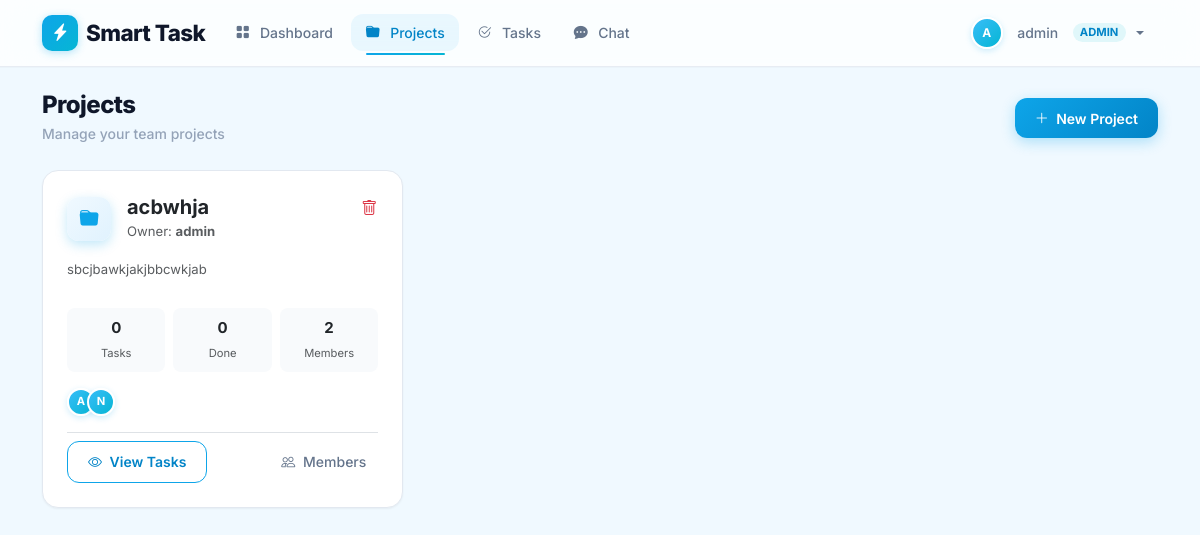
Page /projects (signed in) on the earlier database version.
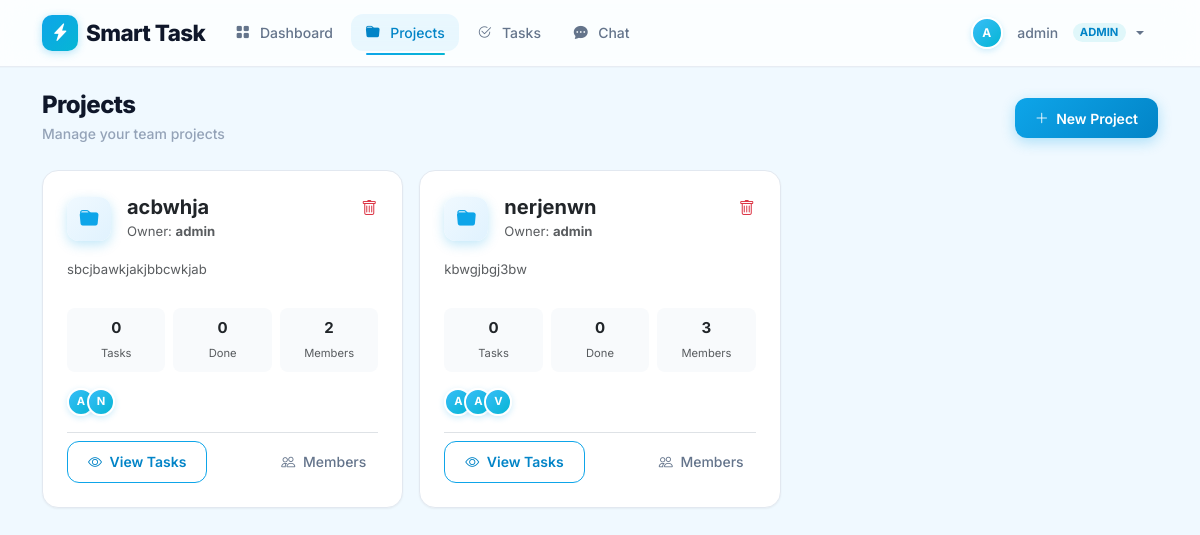
Same page on the later database version.
### app.py (models this page shows)
class Project(db.Model):
    id = db.Column(db.Integer, primary_key=True)
    name = db.Column(db.String(100), nullable=False)
    description = db.Column(db.Text, nullable=True)
    owner_id = db.Column(db.Integer, db.ForeignKey('user.id'), nullable=False)
    created_at = db.Column(db.DateTime, default=datetime.utcnow)
    tasks = db.relationship('Task', backref='project', lazy=True, cascade='all, delete-orphan')

class User(db.Model):
    id = db.Column(db.Integer, primary_key=True)
    username = db.Column(db.String(80), unique=True, nullable=False)
    email = db.Column(db.String(120), unique=True, nullable=False)
    password = db.Column(db.String(200), nullable=False)
    role = db.Column(db.String(20), default='member')  # admin or member
    created_at = db.Column(db.DateTime, default=datetime.utcnow)
    owned_projects = db.relationship('Project', backref='owner', lazy=True, foreign_keys='Project.owner_id')
    member_projects = db.relationship('Project', secondary=project_members, backref='members')
    assigned_tasks = db.relationship('Task', backref='assignee', lazy=True, foreign_keys='Task.assigned_to')
    created_tasks = db.relationship('Task', backref='creator', lazy=True, foreign_keys='Task.created_by')

### app.py (the view)
@app.route('/projects')
@login_required
def projects():
    user = User.query.get(session['user_id'])
    if user.role == 'admin':
        all_projects = Project.query.all()
    else:
        all_projects = Project.query.filter(
            (Project.owner_id == user.id) |
            (Project.members.any(id=user.id))
        ).all()
    for proj in all_projects:
        proj.task_count = len(proj.tasks)
    users = User.query.all()
    return render_template('projects.html', projects=all_projects, users=users, user=user)

### app.py (called while the page is built)
def login_required(f):
    @wraps(f)
    def decorated_function(*args, **kwargs):
        if 'user_id' not in session:
            flash('Please login first.', 'error')
            return redirect(url_for('login'))
        return f(*args, **kwargs)
    return decorated_function

@app.context_processor
def inject_unread_messages():
    has_unread = False
    if 'user_id' in session:
        try:
            user_id = session['user_id']
            chat_status = UserChatStatus.query.filter_by(user_id=user_id).first()
            last_read = chat_status.last_read_at if chat_status else datetime.min
            unread = Message.query.filter(
                (Message.created_at > last_read) &
                (Message.sender_id != user_id) &
                (
                    (Message.receiver_id == user_id) |
                    (Message.is_broadcast == True) |
                    (Message.group_id != None)
                )
            ).first()
            has_unread = unread is not None
        except Exception:
            pass  # Table may not exist yet
    return dict(has_unread_messages=has_unread)

### templates/projects.html (shortened to what this page needs)
{% extends "base.html" %}
{% block content %}
<div class="d-flex justify-content-between align-items-center mb-4 flex-wrap gap-3">
    <div class="page-header mb-0">
        <h2 class="mb-1">Projects</h2>
        <p class="mb-0">Manage your team projects</p>
    </div>
    {% if user.role == 'admin' %}
    <button class="btn btn-primary" data-bs-toggle="modal" data-bs-target="#createProjectModal">
        <i class="bi bi-plus-lg me-1"></i> New Project
    </button>
    {% endif %}
</div>
<div class="row g-3">
    {% for project in projects %}
    {% set total_tasks = project.tasks|length %}
    {% set done_tasks = project.tasks|selectattr('status', 'equalto', 'Done')|list|length %}
    {% set completion = (done_tasks / total_tasks * 100) if total_tasks > 0 else 0 %}
    <div class="col-md-6 col-lg-4">
        <div class="card card-hover p-4 h-100 animate-fade-up delay-{{ loop.index }}">
            <div class="d-flex justify-content-between align-items-start mb-3">
                <div class="d-flex align-items-center gap-3">
                    <div class="stat-icon flex-shrink-0" style="background: linear-gradient(135deg, #f0f9ff, #e0f2fe); color: #0ea5e9;">
                        <i class="bi bi-folder-fill"></i>
                    </div>
                    <div>
                        <h5 class="fw-bold mb-0">{{ project.name }}</h5>
                        <small class="text-muted">Owner: <strong>{{ project.owner.username }}</strong></small>
                    </div>
                </div>
                {% if user.role == 'admin' %}
                <form method="POST" action="{{ url_for('delete_project', project_id=project.id) }}" class="d-inline" onsubmit="return confirm('Delete this project?');">
                    <button type="submit" class="btn btn-link text-danger p-0"><i class="bi bi-trash"></i></button>
                </form>
                {% endif %}
            </div>
            <p class="text-muted small mb-3" style="min-height:2.5em;">{{ project.description or 'No description' }}</p>
            <div class="row g-2 mb-3 text-center">
                <div class="col-4">
                    <div class="p-2 rounded-3" style="background: #f8fafc;">
                        <div class="fw-bold text-dark">{{ total_tasks }}</div>
                        <small class="text-muted" style="font-size:0.7rem;">Tasks</small>
                    </div>
                </div>
                <div class="col-4">
                    <div class="p-2 rounded-3" style="background: #f8fafc;">
                        <div class="fw-bold text-dark">{{ done_tasks }}</div>
                        <small class="text-muted" style="font-size:0.7rem;">Done</small>
                    </div>
                </div>
                <div class="col-4">
                    <div class="p-2 rounded-3" style="background: #f8fafc;">
                        <div class="fw-bold text-dark">{{ project.members|length + 1 }}</div>
                        <small class="text-muted" style="font-size:0.7rem;">Members</small>
                    </div>
                </div>
            </div>
            <div class="d-flex align-items-center mb-3">
                <div class="avatar-group">
                    <div class="avatar-circle" style="width:28px;height:28px;font-size:0.7rem;" title="{{ project.owner.username }}">{{ project.owner.username[0]|upper }}</div>
                    {% for member in project.members[:3] %}
                    <div class="avatar-circle" style="width:28px;height:28px;font-size:0.7rem;" title="{{ member.username }}">{{ member.username[0]|upper }}</div>
                    {% endfor %}
                </div>
            </div>
            <div class="d-flex justify-content-between align-items-center mt-auto pt-2 border-top">
                <a href="{{ url_for('tasks', project_id=project.id) }}" class="btn btn-sm btn-outline-primary">
                    <i class="bi bi-eye me-1"></i> View Tasks
                </a>
                <button class="btn btn-sm btn-ghost" data-bs-toggle="modal" data-bs-target="#membersModal{{ project.id }}">
                    <i class="bi bi-people me-1"></i> Members
                </button>
            </div>
        </div>
    </div>
    {% endfor %}
</div>
{% endblock %}

### templates/base.html (shortened to what this page needs)
<!DOCTYPE html>
<html lang="en">
<head>
    <link href="https://cdn.jsdelivr.net/npm/bootstrap@5.3.2/dist/css/bootstrap.min.css" rel="stylesheet">
    <link rel="stylesheet" href="https://cdn.jsdelivr.net/npm/bootstrap-icons@1.11.1/font/bootstrap-icons.css">
</head>
<body>
    {% if session.user_id %}
    <nav class="navbar navbar-expand-lg sticky-top">
        <div class="container">
            <a class="navbar-brand" href="{{ url_for('dashboard') }}">
                <span class="brand-icon"><i class="bi bi-lightning-charge-fill"></i></span>Smart Task
            </a>
            <div class="collapse navbar-collapse" id="navMenu">
                <ul class="navbar-nav me-auto gap-1">
                    <li class="nav-item">
                        <a class="nav-link {{ 'active' if request.endpoint == 'dashboard' else '' }}" href="{{ url_for('dashboard') }}">
                            <i class="bi bi-grid-fill me-1"></i> Dashboard
                        </a>
                    </li>
                    <li class="nav-item">
                        <a class="nav-link {{ 'active' if request.endpoint == 'projects' else '' }}" href="{{ url_for('projects') }}">
                            <i class="bi bi-folder-fill me-1"></i> Projects
                        </a>
                    </li>
                    <li class="nav-item">
                        <a class="nav-link {{ 'active' if request.endpoint == 'tasks' else '' }}" href="{{ url_for('tasks') }}">
                            <i class="bi bi-check2-circle me-1"></i> Tasks
                        </a>
                    </li>
                    <li class="nav-item">
                        <a class="nav-link {{ 'active' if request.endpoint == 'chat' else '' }}" href="{{ url_for('chat') }}">
                            <i class="bi bi-chat-dots-fill me-1"></i> Chat
                        </a>
                    </li>
                </ul>
                <ul class="navbar-nav">
                    <li class="nav-item dropdown">
                        <a class="nav-link dropdown-toggle d-flex align-items-center" href="#" role="button" data-bs-toggle="dropdown">
                            <div class="avatar-circle me-2" style="width:32px;height:32px;font-size:0.75rem;">{{ session.username[0]|upper }}</div>
                            <span>{{ session.username }}</span>
                            {% if session.role == 'admin' %}<span class="badge ms-2" style="background:#e0f7fa;color:var(--primary-dark);border-radius:50px;font-size:0.7rem;">ADMIN</span>{% endif %}
                        </a>
                    </li>
                </ul>
            </div>
        </div>
    </nav>
    {% endif %}
    <main class="{% if session.user_id %}py-4{% else %}vh-100 d-flex align-items-center{% endif %}">
        <div class="container">
            {% block content %}{% endblock %}
        </div>
    </main>
</body>
</html>

Differences in the rows shown:
added Project: name "nerjenwn", owner.username "admin", description "kbwgjbgj3bw", total_tasks "0", done_tasks "0", members|length "3", owner "A"
now on this page (row unchanged): User: username "A", shown under "nerjenwn"
now on this page (row unchanged): User: username "V", shown under "nerjenwn"
